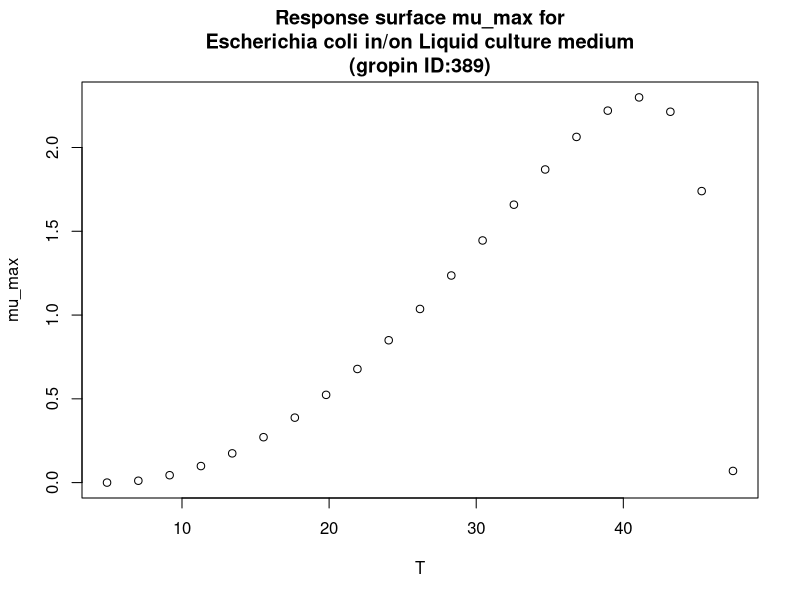

Generate this figure with R:
#############################
# start of Parameter script
#############################
T <- seq(4.9049,47.4525474525475,length.out=21)
#############################
# end of Parameter script
#############################
############################# 
# start of Model script Gropin ID 389 
#############################
 
# constant coefficients for this model
 
variables <- data.frame(T)
argumentsPar <- expand.grid(variables)
 
# heart of the model
response_surface <- function(T) {
   mumax <-(2.3*(T-47.5)*((T-4.9)^2))/((41.3-4.9)*((41.3-4.9)*(T-41.3)-(41.3-47.5)*(41.3+4.9-2*T)))

return(mumax=mumax)
} 

# output parameters
mumax <- cbind(argumentsPar,response_surface(argumentsPar['T']))
colnames(mumax) <- c(colnames(argumentsPar),'mumax')
#############################
# End of Model script
#############################
############################# 
# start of Visualisation script Gropin ID 389 
#############################
plot(T,mumax$mumax,
                          xlab='T',
                          ylab='mu_max',main='Response surface mu_max for
Escherichia coli in/on Liquid culture medium
(gropin ID:389)')
#############################
# End of Visualisation script
#############################
